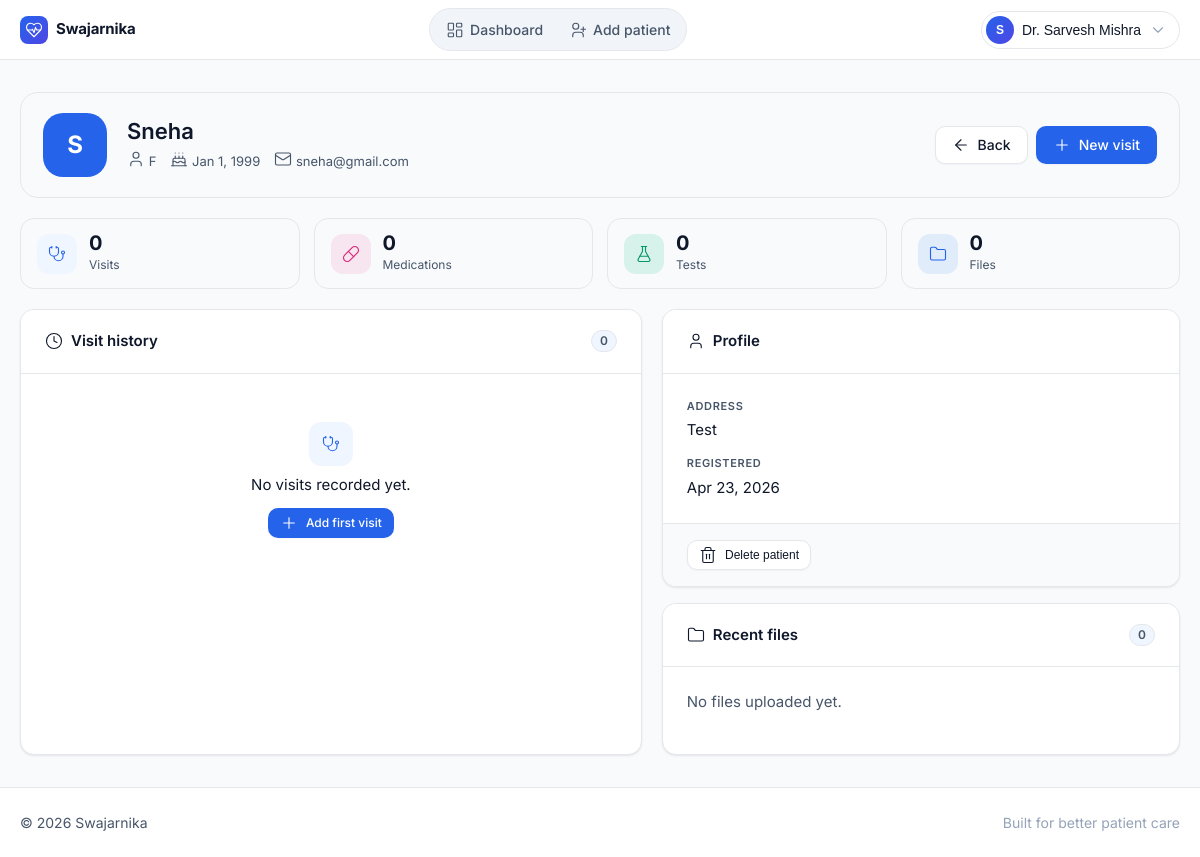
Page /doctor/patient/2/ (signed in) on the earlier database version.
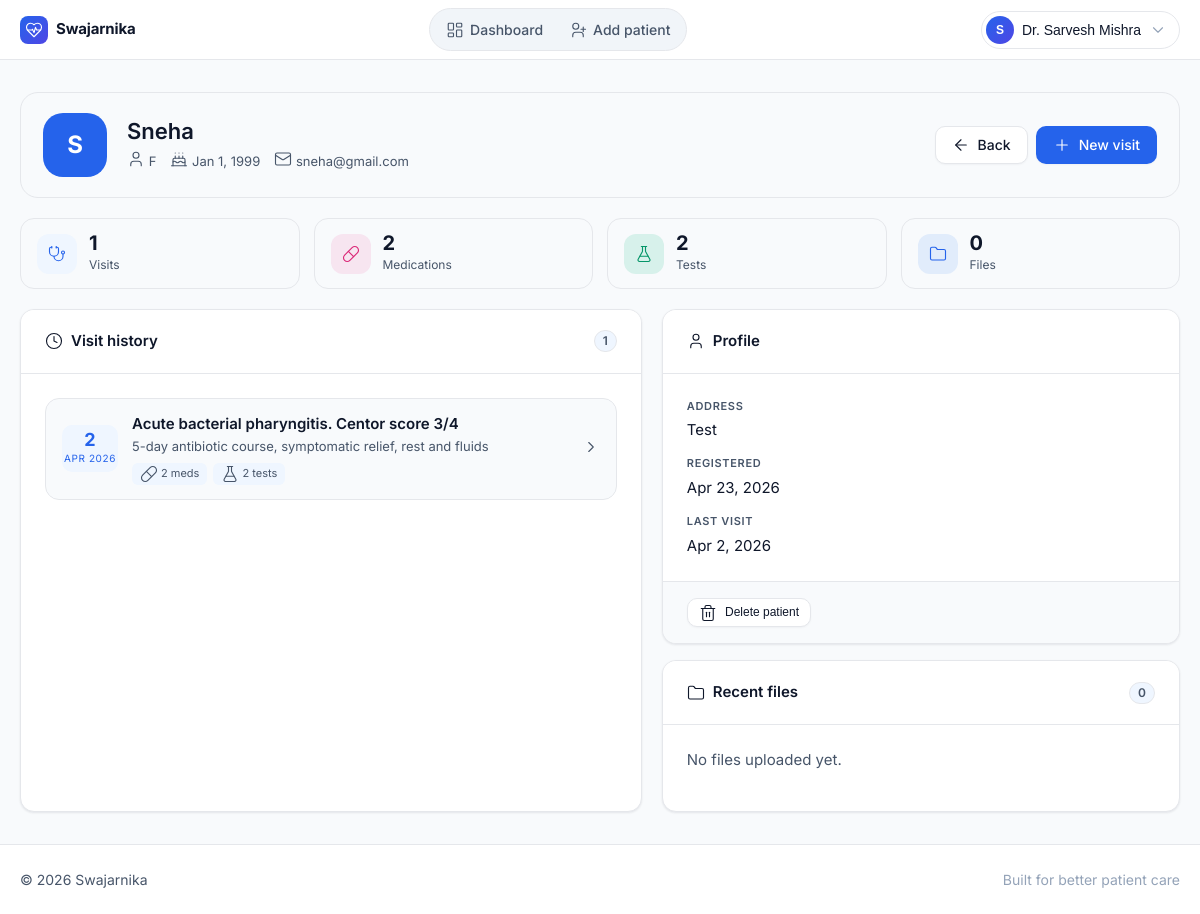
Same page on the later database version.
### core/models.py (models this page shows, shortened)
class Visit(models.Model):
    patient = models.ForeignKey(Patient, on_delete=models.CASCADE)
    doctor = models.ForeignKey(Doctor, on_delete=models.CASCADE)
    date_of_visit = models.DateField()
    diagnosis = models.TextField()
    treatment_plan = models.TextField()
    notes = models.TextField(blank=True, null=True)
    created_at = models.DateTimeField(auto_now_add=True)

### core/template_views.py (the view)
    @login_required(login_url='doctor_login')
    def wrapper(request, *args, **kwargs):
        if not hasattr(request.user, 'doctor'):
            return redirect('doctor_login')
        return view_func(request, *args, **kwargs)

### core/template_views.py (called while the page is built)
def doctor_required(view_func):
    @login_required(login_url='doctor_login')
    def wrapper(request, *args, **kwargs):
        if not hasattr(request.user, 'doctor'):
            return redirect('doctor_login')
        return view_func(request, *args, **kwargs)
    return wrapper

### core/templatetags/lucide.py (called while the page is built)
@register.simple_tag
def icon(name, size=18, **kwargs):
    body = _ICONS.get(name)
    if body is None:
        return mark_safe(f"<!-- icon:{name} not found -->")
    extra_cls = kwargs.get("class", "")
    klass = f"lucide {extra_cls}".strip()
    sw = kwargs.get("stroke_width", "1.5")
    aria = 'aria-hidden="true"'
    svg = (
        f'<svg xmlns="http://www.w3.org/2000/svg" class="{klass}" '
        f'width="{size}" height="{size}" viewBox="0 0 24 24" '
        f'fill="none" stroke="currentColor" stroke-width="{sw}" '
        f'stroke-linecap="round" stroke-linejoin="round" {aria}>'
        f'{body}</svg>'
    )
    return mark_safe(svg)

### core/templates/core/doctor/patient_detail.html (shortened to what the changed rows need)
{% extends 'core/base.html' %}
{% load custom_filters %}
{% load lucide %}
{% block content %}
<div class="sw-patient-profile">
    <div class="sw-patient-meta">
        <h1>{{ patient.name }}</h1>
    </div>
</div>
<div class="sw-stat-row">
    <div class="sw-stat-tile">
        <div>
            <div class="sw-stat-value">{{ stats.visits }}</div>
            <div class="sw-stat-label">Visits</div>
        </div>
    </div>
    <div class="sw-stat-tile">
        <div>
            <div class="sw-stat-value">{{ stats.meds }}</div>
            <div class="sw-stat-label">Medications</div>
        </div>
    </div>
    <div class="sw-stat-tile">
        <div>
            <div class="sw-stat-value">{{ stats.tests }}</div>
            <div class="sw-stat-label">Tests</div>
        </div>
    </div>
</div>
<div class="sw-visit-grid">
    <section class="sw-card">
        <header class="sw-card-header">
            <span class="sw-card-head-title">{% icon "clock" size=16 %}<span>Visit history</span></span>
            <span class="sw-badge-soft">{{ visits|length }}</span>
        </header>
        <div class="sw-card-body">
            {% if visits %}
                <div class="sw-stack" style="gap:10px;">
                    {% for v in visits %}
                        <a href="{% url 'doctor_visit_detail' v.id %}" class="sw-visit-row">
                            <div class="sw-visit-row-date">
                                <div class="d">{{ v.date_of_visit|date:"j" }}</div>
                                <div class="m">{{ v.date_of_visit|date:"M Y" }}</div>
                            </div>
                            <div class="sw-visit-row-main">
                                <div class="sw-visit-row-title">{{ v.diagnosis|truncatechars:80 }}</div>
                                <div class="sw-visit-row-sub">{{ v.treatment_plan|truncatechars:100 }}</div>
                                <div class="sw-visit-row-chip">
                                    {% if v.med_count %}<span class="sw-mini-chip">{% icon "pill" size=10 %} {{ v.med_count }} med{{ v.med_count|pluralize }}</span>{% endif %}
                                    {% if v.test_count %}<span class="sw-mini-chip">{% icon "flask-conical" size=10 %} {{ v.test_count }} test{{ v.test_count|pluralize }}</span>{% endif %}
                                </div>
                            </div>
                            <span class="sw-visit-row-arrow">{% icon "chevron-right" size=18 %}</span>
                        </a>
                    {% endfor %}
                </div>
            {% else %}
                <div class="sw-empty sw-empty-compact">
                    <span class="sw-empty-icon">{% icon "stethoscope" size=24 %}</span>
                    <p>No visits recorded yet.</p>
                    <a href="{% url 'doctor_visit_add' patient.id %}" class="sw-btn sw-btn-sm sw-mt-3">
                        {% icon "plus" size=14 %}<span>Add first visit</span>
                    </a>
                </div>
            {% endif %}
        </div>
    </section>
    <aside class="sw-stack" style="gap:20px;">
        <section class="sw-card">
            <div class="sw-card-body">
                <dl class="sw-deflist">
                    {% if last_visit %}
                    <div>
                        <dt>Last visit</dt>
                        <dd>{{ last_visit.date_of_visit|date:"M j, Y" }}</dd>
                    </div>
                    {% endif %}
                </dl>
            </div>
        </section>
    </aside>
</div>
{% endblock %}

Differences in the rows shown:
added Visit: date_of_visit "2", date_of_visit "APR 2026", diagnosis "Acute bacterial pharyngitis. Centor score 3/4", treatment_plan "5-day antibiotic course, symptomatic relief, rest and fluids", med_count "2", test_count "2", date_of_visit "Apr 2, 2026"
Other differences:
{{ stats.visits }}: "0" → "1"
{{ stats.meds }}: "0" → "2"
{{ stats.tests }}: "0" → "2"
{{ visits|length }}: "0" → "1"
text no longer shown: "No visits recorded yet. Add first visit"
text now shown: "LAST VISIT"
